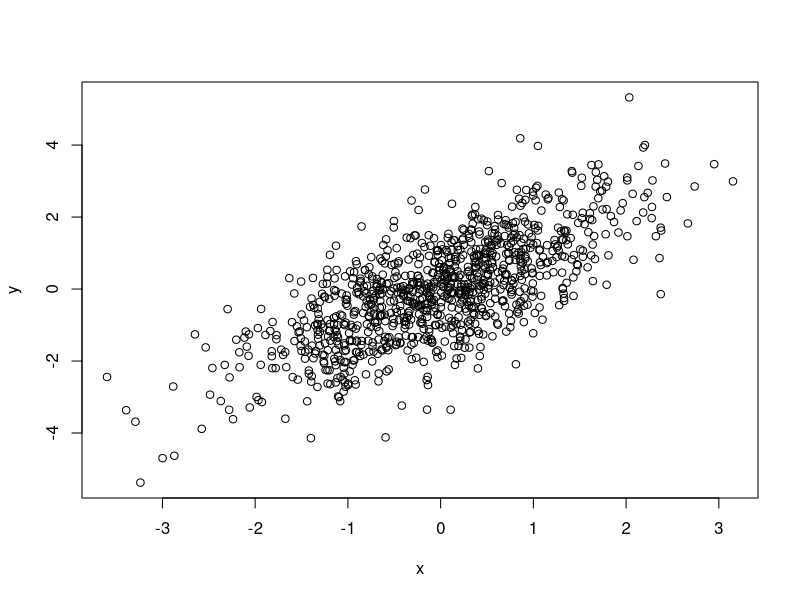
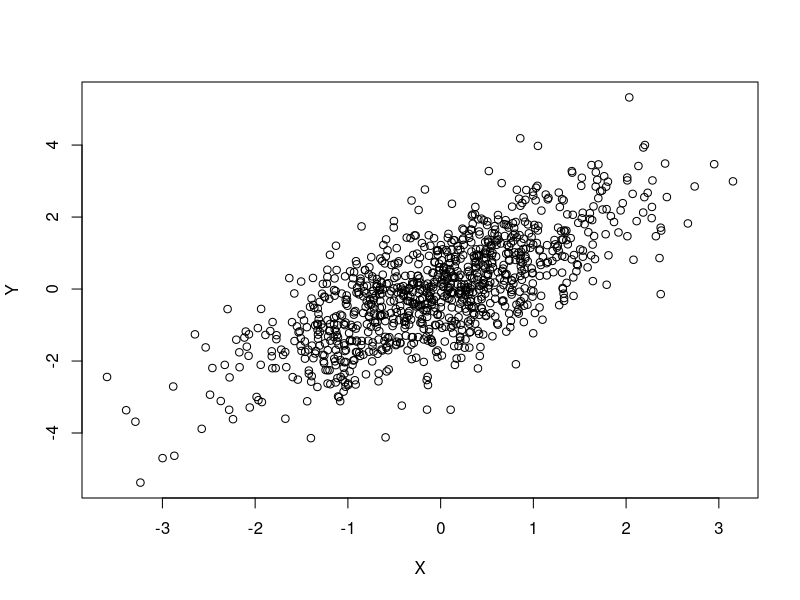
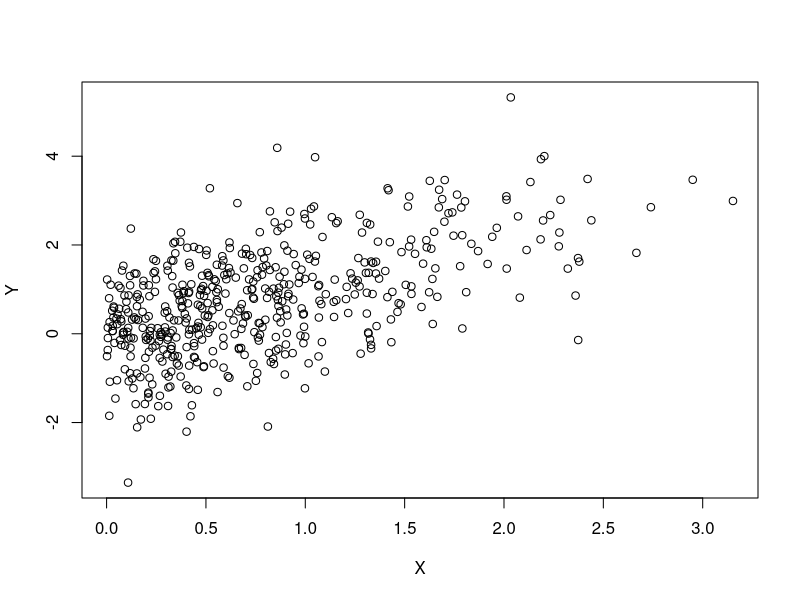
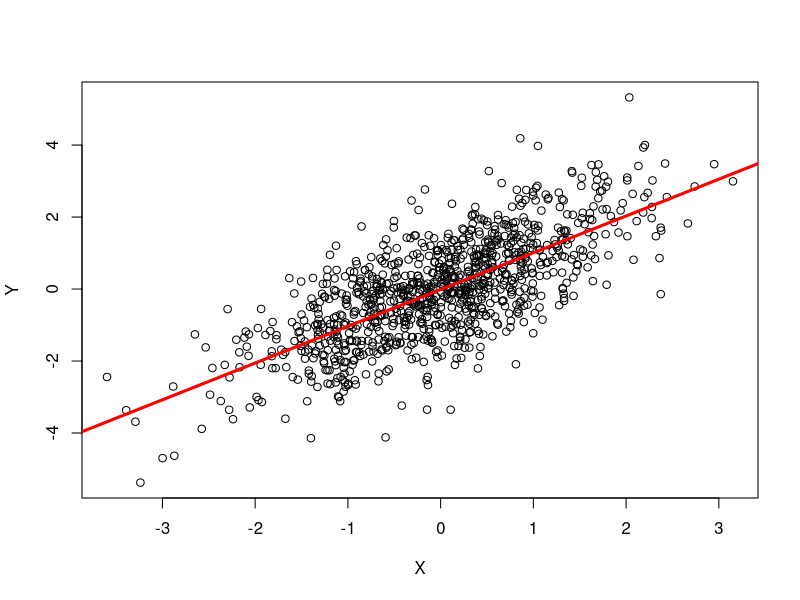

Write the R code that produced these figures, in order.
## ---- chunk 1
knitr::opts_chunk$set(
    eval=as.logical(Sys.getenv("KNITR_EVAL", "TRUE")),
    cache=as.logical(Sys.getenv("KNITR_CACHE", "TRUE")))
## ---- chunk 2
1 + 1
## ---- chunk 3
x = 1
x + x
## ---- chunk 4
x = c(1, 2, 3)
x
## ---- chunk 5
y = sqrt(x)
y
## ---- chunk 6
x = c(1, 2, 3)
x
x <- c(4, 5, 6)
x
x <- 7:9
x
10:12 -> x
x
## ---- chunk 7
x <- c(1, 2, 3) -> y
x
y
## ---- chunk 8
    people <- c("Lori", "Nitesh", "Valerie", "Herve")
    people
## ---- chunk 9
    population <- c(Buffalo=259000, Rochester=210000, `New York`=8400000)
    population
    log10(population)
## ---- chunk 10
    truthiness <- c(TRUE, FALSE, NA)
    truthiness
## ---- chunk 11
    !truthiness
    truthiness | !truthiness
    truthiness & !truthiness
## ---- chunk 12
    undefined_numeric_values <- c(NA, 0/0, NaN, Inf, -Inf)
    undefined_numeric_values
    sqrt(undefined_numeric_values)
## ---- chunk 13
    toupper(people)
    substr(people, 1, 3)
## ---- chunk 14
    x <- 1:3
    x * 2            # '2' (vector of length 1) recycled to c(2, 2, 2)
    truthiness | NA
    truthiness & NA
## ---- chunk 15
    substr(tolower(people), 1, 3)
    population[population < 1000000]
## ---- chunk 16
    frenemies = list(
        friends=c("Larry", "Richard", "Vivian"),
        enemies=c("Dick", "Mike")
    )
    frenemies
## ---- chunk 17
    frenemies[1]
    frenemies[c("enemies", "friends")]
    frenemies[["enemies"]]
## ---- chunk 18
    sex = factor(c("Male", "Male", "Female"),
                 levels=c("Female", "Male", "Hermaphrodite"))
    sex
    sex == "Female"
    table(sex)
    sex[sex == "Female"]
## ---- chunk 19
x = rnorm(1000)       # 1000 random normal deviates
y = x + rnorm(1000)   # another 1000 deviates, as a function of x
plot(y ~ x)           # relationship between x and y
## ---- chunk 20
    df = data.frame(X=x, Y=y)
    head(df)           # first 6 rows
    plot(Y ~ X, df)    # same as above
## ---- chunk 21
    summary(df)
## ---- chunk 22
    positiveX = df[df$X > 0,]
    head(positiveX)
    plot(Y ~ X, positiveX)
## ---- chunk 23
    class(df)
    dim(df)
    colnames(df)
## ---- chunk 24
    fit <- lm(Y ~ X, df)
## ---- chunk 25
    plot(Y ~ X, df)
    abline(fit, col="red", lwd=3)
## ---- chunk 26
    anova(fit)
## ---- chunk 27
    class(fit)
    methods(class=class(fit))
